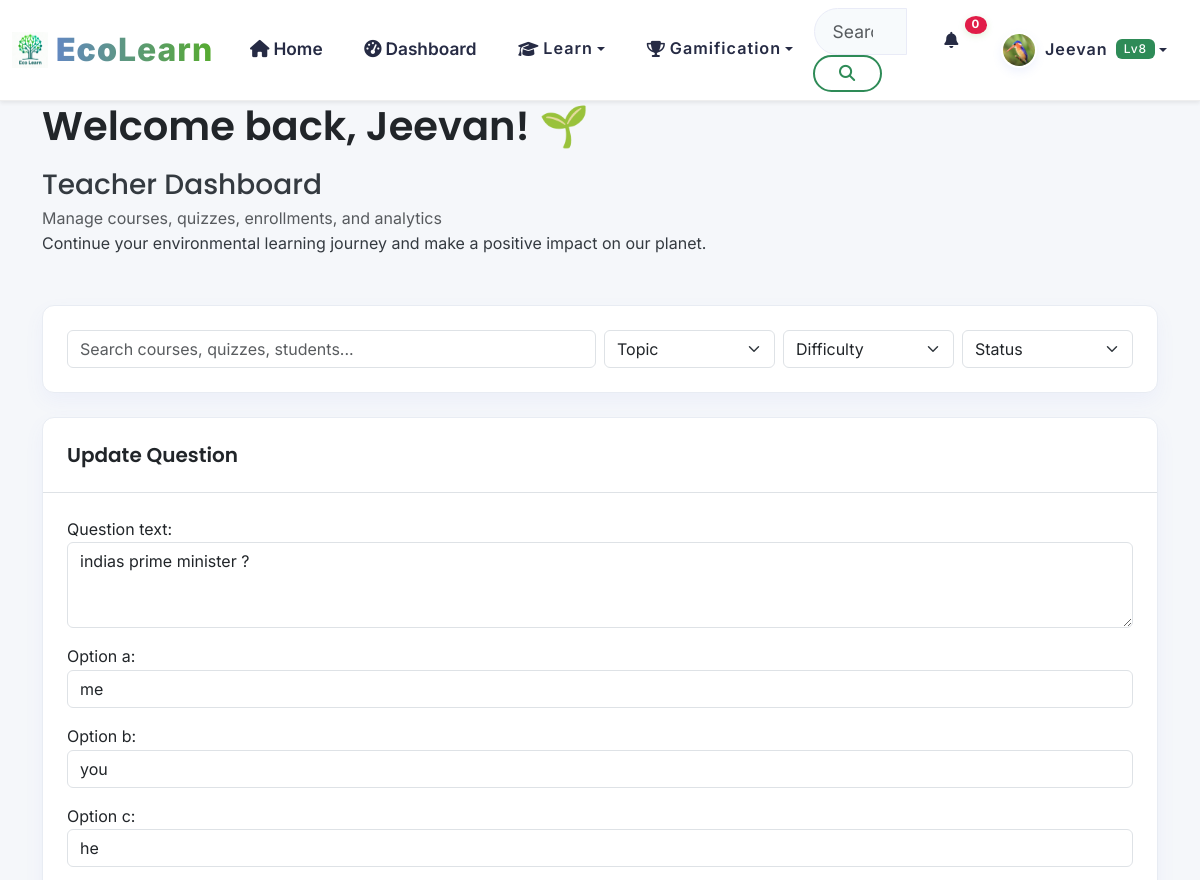
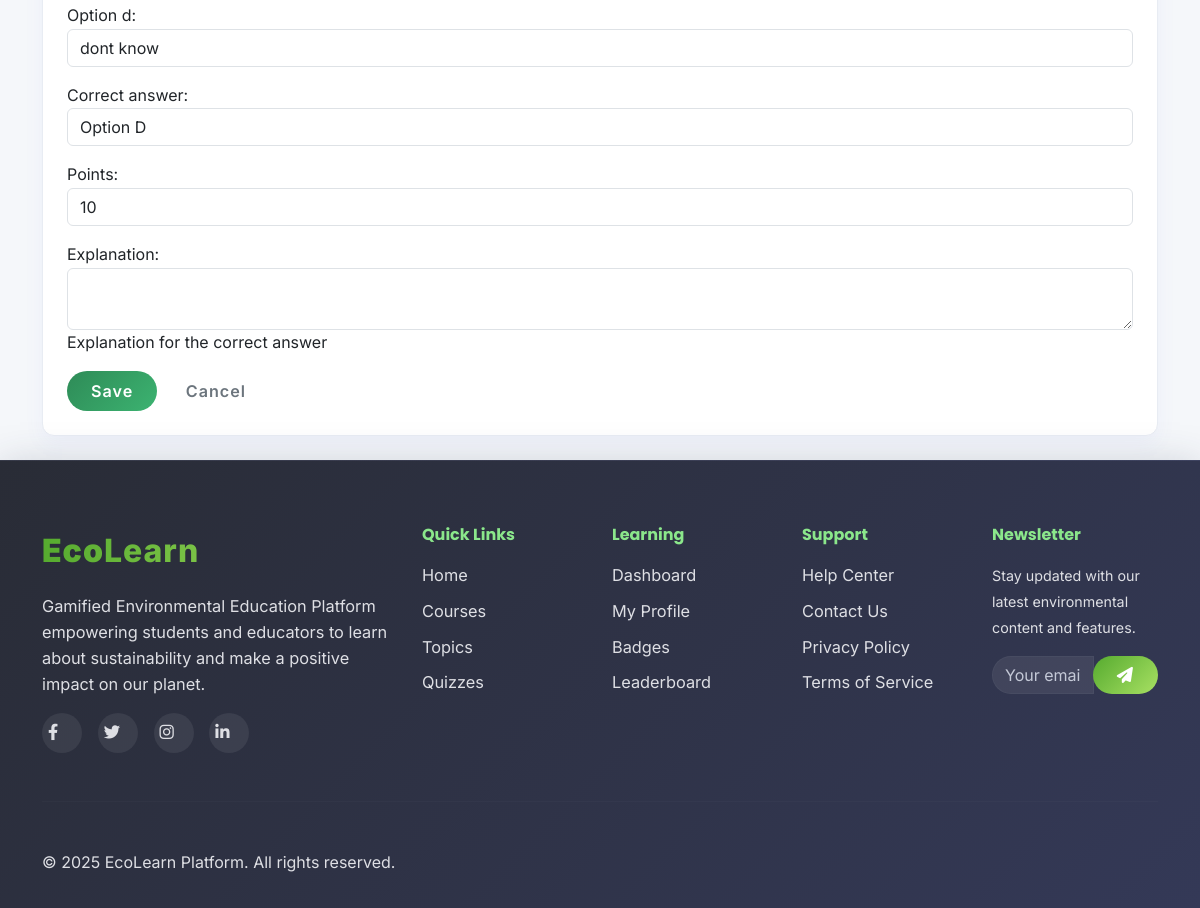
Screenshot of /teacher/quizzes/6/questions/219/edit/ (signed in) with the database file from the repository (2 pictures, top to bottom).
### apps/accounts/models.py (models this page shows, shortened)
class User(AbstractUser):
    email = models.EmailField(unique=True)
    first_name = models.CharField(max_length=30)
    last_name = models.CharField(max_length=30)
    USER_TYPES = (
        ('student', 'Student'),
        ('teacher', 'Teacher'),
        ('admin', 'Administrator'),
    )
    user_type = models.CharField(max_length=20, choices=USER_TYPES, default='student')
    institution = models.CharField(max_length=100, blank=True)
    grade_level = models.CharField(max_length=20, blank=True)
    student_id = models.CharField(max_length=100, blank=True)  # NEW
    avatar = models.ImageField(upload_to='avatars/', blank=True, null=True)
    bio = models.TextField(max_length=500, blank=True)
    date_of_birth = models.DateField(blank=True, null=True)
    phone = models.CharField(max_length=20, blank=True)  # NEW
    total_points = models.IntegerField(default=0)
    level = models.IntegerField(default=1)
    experience_points = models.IntegerField(default=0)
    last_login_streak = models.IntegerField(default=0)
    total_lessons_completed = models.IntegerField(default=0)
    total_quizzes_taken = models.IntegerField(default=0)
    preferred_language = models.CharField(max_length=10, default='en')
    notifications_enabled = models.BooleanField(default=True)
    email_notifications = models.BooleanField(default=False)
    show_on_leaderboard = models.BooleanField(default=True)
    learning_style = models.CharField(max_length=50, blank=True)
    created_at = models.DateTimeField(auto_now_add=True)
    updated_at = models.DateTimeField(auto_now=True)
    is_verified = models.BooleanField(default=False)
    USERNAME_FIELD = 'email'
    REQUIRED_FIELDS = ['username', 'first_name', 'last_name']
    class Meta:
        db_table = 'users'
        verbose_name = 'User'
        verbose_name_plural = 'Users'

### apps/assessments/models.py (models this page shows, shortened)
class Question(models.Model):
    quiz = models.ForeignKey(Quiz, on_delete=models.CASCADE, related_name='questions')
    question_text = models.TextField()
    points = models.IntegerField(default=10)  # <<--- ADD THIS LINE
    option_a = models.CharField(max_length=500)
    option_b = models.CharField(max_length=500)
    option_c = models.CharField(max_length=500)
    option_d = models.CharField(max_length=500)
    correct_answer = models.CharField(max_length=1, choices=[
        ('A', 'Option A'),
        ('B', 'Option B'),
        ('C', 'Option C'),
        ('D', 'Option D'),
    ])
    explanation = models.TextField(blank=True, help_text="Explanation for the correct answer")
    created_at = models.DateTimeField(auto_now_add=True)
    class Meta:
        db_table = 'quiz_questions'
        ordering = ['created_at']

### apps/teachers/views.py (the view)
@teacher_required
def question_update(request, quiz_id, question_id):
    quiz = _get_teacher_quiz_or_404(request.user, quiz_id)
    question = get_object_or_404(Question, id=question_id, quiz=quiz)
    form = QuestionForm(request.POST or None, instance=question)
    if request.method == 'POST' and form.is_valid():
        form.save()
        messages.success(request, 'Question updated successfully.')
        return redirect('teacher:quiz_questions', quiz_id=quiz.id)
    return render(
        request,
        'teachers/question_form.html',
        {'form': form, 'quiz': quiz, 'question': question, **_teacher_base_context()},
    )

### apps/teachers/forms.py
class QuestionForm(forms.ModelForm):
    def __init__(self, *args, **kwargs):
        super().__init__(*args, **kwargs)
        for field in self.fields.values():
            field.widget.attrs.setdefault('class', 'form-control')
    class Meta:
        model = Question
        fields = [
            'question_text',
            'option_a',
            'option_b',
            'option_c',
            'option_d',
            'correct_answer',
            'points',
            'explanation',
        ]
        widgets = {
            'question_text': forms.Textarea(attrs={'rows': 3}),
            'explanation': forms.Textarea(attrs={'rows': 2}),
        }

### apps/accounts/context_processors.py (called while the page is built)
def user_gamification(request):
    if request.user.is_authenticated:
        if getattr(request.user, 'user_type', None) != 'student':
            return {
                'user_level': 0,
                'user_points': 0,
                'user_badges': 0,
            }
        try:
            progress = UserProgress.objects.get(user=request.user)
            level = progress.get_level()
            points = progress.total_points
            badges = request.user.earned_badges.count() if hasattr(request.user, 'earned_badges') else 0
        except UserProgress.DoesNotExist:
            level = 1
            points = 0
            badges = 0
    else:
        level = 0
        points = 0
        badges = 0
    return {
        'user_level': level,
        'user_points': points,
        'user_badges': badges,
    }

### apps/gamification/models.py (called while the page is built)
    def get_level(self):
        pts = self.total_points
        for i, threshold in enumerate(self.LEVEL_THRESHOLDS):
            if pts < threshold:
                return i
        return len(self.LEVEL_THRESHOLDS)

### apps/teachers/views.py (called while the page is built)
def _teacher_base_context():
    return {'topics': Topic.objects.filter(is_active=True).order_by('name')}

def _get_teacher_quiz_or_404(user, quiz_id):
    quiz = get_object_or_404(Quiz, id=quiz_id)
    if quiz.created_by_id != user.id and not user.is_superuser:
        raise Http404('Quiz not found')
    return quiz

### templates/teachers/question_form.html (shortened to what this page needs)
{% extends 'teachers/base.html' %}
{% block teacher_content %}
<div class="card">
    <div class="card-header"><h5 class="mb-0">Update Question</h5></div>
    <div class="card-body">
        <form method="post">
            {{ form.as_p }}
            <button type="submit" class="btn btn-primary">Save</button>
            <a href="{% url 'teacher:quiz_questions' quiz.id %}" class="btn btn-outline-secondary">Cancel</a>
        </form>
    </div>
</div>
{% endblock %}

### templates/teachers/base.html (shortened to what this page needs)
{% extends 'base.html' %}
{% load static %}
{% block extra_css %}
<link rel="stylesheet" href="{% static 'teachers/css/teachers.css' %}">
{% endblock %}
{% block content %}
<div class="container py-4 teacher-dashboard">
    <div class="row mb-4">
        <div class="col-12">
            <div class="welcome-card">
                <div class="row align-items-center">
                    <div class="col-md-8">
                        <h1 class="welcome-title">
                            Welcome back, {{ user.first_name|default:user.username }}! 🌱
                        </h1>     <h1 class="h3 mb-1">Teacher Dashboard</h1>
            <p class="text-muted mb-0">Manage courses, quizzes, enrollments, and analytics</p>
                            <p class="welcome-subtitle mb-4">
                            Continue your environmental learning journey and make a positive impact on our planet.
                        </p>
                    </div>
                </div>
            </div>
        </div>
    </div>
    <div class="card mb-4">
        <div class="card-body">
            <div class="row g-2 align-items-center">
                <div class="col-md-6">
                    <input type="search" id="teacherSearchInput" class="form-control" placeholder="Search courses, quizzes, students...">
                </div>
                <div class="col-md-2">
                    <select id="teacherSearchTopic" class="form-select">
                        <option value="">Topic</option>
                    </select>
                </div>
                <div class="col-md-2">
                    <select id="teacherSearchDifficulty" class="form-select">
                        <option value="">Difficulty</option>
                    </select>
                </div>
                <div class="col-md-2">
                    <select id="teacherSearchStatus" class="form-select">
                        <option value="">Status</option>
                    </select>
                </div>
            </div>
        </div>
    </div>
    {% block teacher_content %}{% endblock %}
</div>
{% endblock %}

### templates/components/navigation.html (shortened to what this page needs)
{% load static %}
<nav class="navbar navbar-expand-lg navbar-light bg-white shadow-sm fixed-top">
    <div class="container-fluid">
        <a class="navbar-brand d-flex align-items-center" href="{% url 'core:home' %}">
            <img src="{% static 'images/Logos.png' %}" alt="EEP Logo" class="navbar-logo me-2" style="height: 32px;">
            <span class="brand-text"><strong class="text-primary">Eco</strong><span class="text-success">Learn</span></span>
        </a>
        <div class="collapse navbar-collapse" id="navbarNav">
            <ul class="navbar-nav me-auto">
                <li class="nav-item">
                    <a class="nav-link {% if request.resolver_match.url_name == 'home' %}active{% endif %}" href="{% url 'core:home' %}">
                        <i class="fas fa-home me-1"></i>Home
                    </a>
                </li>
                {% if user.is_authenticated %}
                    {% if user.user_type != 'teacher' %}
                    <li class="nav-item">
                        <a class="nav-link {% if request.resolver_match.url_name == 'dashboard' %}active{% endif %}" href="{% url 'core:dashboard' %}">
                            <i class="fas fa-tachometer-alt me-1"></i>Dashboard
                        </a>
                    </li>
                    {% endif %}
                {% endif %}
                 {% if user.user_type != 'teacher' %}
                <li class="nav-item dropdown">
                    <button class="nav-link dropdown-toggle btn btn-link border-0 bg-transparent" type="button" data-bs-toggle="dropdown">
                        <i class="fas fa-graduation-cap me-1"></i>Learn
                    </button>
                </li>
                {% endif %}
                {% if user.is_authenticated %}
                <li class="nav-item dropdown">
                    <button class="nav-link dropdown-toggle btn btn-link border-0 bg-transparent" type="button" data-bs-toggle="dropdown">
                        <i class="fas fa-trophy me-1"></i>Gamification
                    </button>
                </li>
                {% endif %}
            </ul>
            <form class="d-flex me-3" role="search">
                <div class="input-group">
                    <input class="form-control search-input" type="search" placeholder="Search courses, topics..." aria-label="Search" id="globalSearch">
                    <button class="btn btn-outline-primary" type="submit">
                        <i class="fas fa-search"></i>
                    </button>
                </div>
            </form>
            <ul class="navbar-nav">
                {% if user.is_authenticated %}
                    <li class="nav-item dropdown">
                        <button class="nav-link notification-toggle btn btn-link border-0 bg-transparent" type="button" data-bs-toggle="dropdown">
                            <i class="fas fa-bell"></i>
                            <span class="notification-badge" id="notificationCount">0</span>
                        </button>
                    </li>
                    <li class="nav-item dropdown">
                        <button class="nav-link dropdown-toggle user-menu btn btn-link border-0 bg-transparent" type="button" data-bs-toggle="dropdown">
                            <img src="{% if user.avatar %}{{ user.avatar.url }}{% else %}{% static 'images/avatars/default.png' %}{% endif %}" alt="Profile" class="user-avatar me-2">
                            <span class="user-name">{{ user.first_name }}</span>
                            <span class="user-level badge bg-primary ms-2">Lv{{ user_level }}</span>
                        </button>
                    </li>
                {% endif %}
            </ul>
        </div>
    </div>
</nav>

### static/css/base.css (style rules this page uses)
:root { --primary-color: #2E8B57; --primary-light: #3CB371; --primary-dark: #228B22; --secondary-color: #20B2AA; --accent-color: #32CD32; --success-color: #28a745; --info-color: #17a2b8; --warning-color: #ffc107; --danger-color: #dc3545; --white: #ffffff; --gray-50: #f8f9fa; --gray-100: #e9ecef; --gray-200: #dee2e6; --gray-300: #ced4da; --gray-400: #adb5bd; --gray-500: #6c757d; --gray-600: #495057; --gray-700: #343a40; --gray-800: #212529; --gray-900: #000000; --font-primary: 'Inter', -apple-system, BlinkMacSystemFont, sans-serif; --font-heading: 'Poppins', sans-serif; --spacing-xs: 0.25rem; --spacing-sm: 0.5rem; --spacing-md: 1rem; --spacing-lg: 1.5rem; --spacing-xl: 2rem; --spacing-2xl: 3rem; --radius-sm: 0.25rem; --radius-md: 0.375rem; --radius-lg: 0.5rem; --radius-xl: 0.75rem; --radius-2xl: 1rem; --radius-full: 9999px; --shadow-sm: 0 1px 2px 0 rgba(0, 0, 0, 0.05); --shadow-md: 0 4px 6px -1px rgba(0, 0, 0, 0.1); --shadow-lg: 0 10px 15px -3px rgba(0, 0, 0, 0.1); --shadow-xl: 0 20px 25px -5px rgba(0, 0, 0, 0.1); --transition-fast: 150ms ease-in-out; --transition-normal: 300ms ease-in-out; --transition-slow: 500ms ease-in-out; }
* { box-sizing: border-box; }
body { font-family: var(--font-primary); font-size: 1rem; line-height: 1.6; color: var(--gray-700); background-color: #f5f7fa; -webkit-font-smoothing: antialiased; -moz-osx-font-smoothing: grayscale; }
h1, h2, h3, h4, h5, h6 { font-family: var(--font-heading); font-weight: 600; line-height: 1.3; color: var(--gray-800); margin-bottom: var(--spacing-md); }
p { margin-bottom: var(--spacing-md); }
a { color: var(--primary-color); text-decoration: none; transition: color var(--transition-fast); }
.navbar { backdrop-filter: blur(10px); background-color: rgba(255, 255, 255, 0.95) !important; border-bottom: 1px solid var(--gray-200); transition: all var(--transition-normal); }
.navbar-brand { font-weight: 700; font-size: 1.25rem; }
.navbar-logo { height: 32px; width: auto; }
.nav-link { font-weight: 500; padding: var(--spacing-sm) var(--spacing-md) !important; border-radius: var(--radius-md); transition: all var(--transition-fast); }
.user-avatar { width: 32px; height: 32px; border-radius: var(--radius-full); object-fit: cover; border: 2px solid var(--white); }
.user-menu { display: flex; align-items: center; padding: var(--spacing-xs) var(--spacing-md); border-radius: var(--radius-lg); transition: all var(--transition-fast); }
.notification-toggle { position: relative; }
.notification-badge { position: absolute; top: -2px; right: -2px; background-color: var(--danger-color); color: var(--white); font-size: 0.75rem; font-weight: 600; padding: 2px 6px; border-radius: var(--radius-full); min-width: 18px; height: 18px; display: flex; align-items: center; justify-content: center; }
.search-input { min-width: 250px; border-radius: var(--radius-lg); border: 1px solid var(--gray-300); padding: var(--spacing-sm) var(--spacing-md); transition: all var(--transition-fast); }
.btn { font-weight: 500; border-radius: var(--radius-md); padding: var(--spacing-sm) var(--spacing-lg); transition: all var(--transition-fast); border: none; cursor: pointer; display: inline-flex; align-items: center; justify-content: center; text-decoration: none; }
.btn-primary { background: linear-gradient(135deg, var(--primary-color), var(--primary-light)); color: var(--white); }
.btn-outline-primary { border: 2px solid var(--primary-color); color: var(--primary-color); background: transparent; }
.card { border: none; border-radius: var(--radius-xl); box-shadow: var(--shadow-sm); background-color: var(--white); transition: all var(--transition-normal); }
.card-header { background: transparent; border-bottom: 1px solid var(--gray-200); padding: var(--spacing-lg); font-weight: 600; }
.card-body { padding: var(--spacing-lg); }
.badge { font-weight: 500; padding: 4px 8px; border-radius: var(--radius-md); font-size: 0.75rem; }
.text-primary { color: var(--primary-color) !important; }
.text-success { color: var(--success-color) !important; }
.bg-primary { background-color: var(--primary-color) !important; }

### static/teachers/css/teachers.css (style rules this page uses)
.teacher-dashboard .card { border: 1px solid #e8ecf3; border-radius: 12px; box-shadow: 0 8px 20px rgba(102, 126, 234, 0.06); }

### rows the page displays
User: avatar (picture), first_name "Jeevan"
Question: question_text "indias prime minister ?", option_a "me", option_b "you", option_c "he", option_d "dont know", correct_answer "Option D", points "10"

### other values shown
{{ user_level }} "8"
